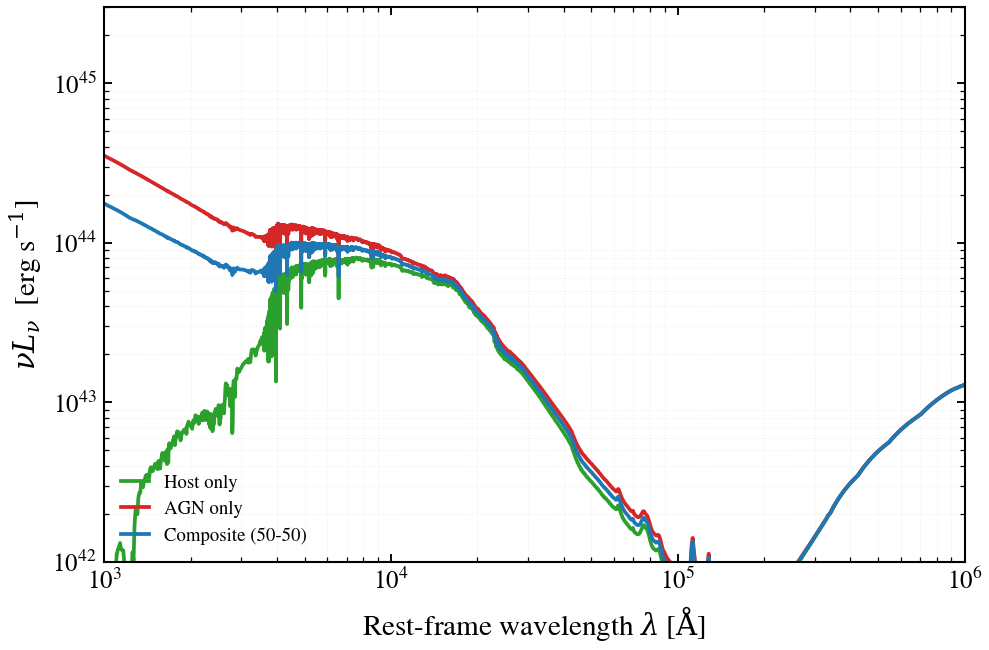

Write Python code to recreate this figure.
"""
AGN host-galaxy decomposition: disentangling Seyfert contributions
===================================================================

A Seyfert galaxy SED is decomposed photometrically by varying the AGN
contribution fraction ``agn_frac`` from 0 (pure host) to 1.0 (pure AGN)
to 0.5 (composite). how to isolate the AGN contribution
from the host galaxy using a single model and varying a structural
parameter — useful for diagnosing photometric AGN contamination.

Three traces shown:
- **Host only** (``agn_frac=0``): Star-forming galaxy, SFH + dust
- **AGN only** (``agn_frac=1.0``): Bolometric luminosity fixed
- **Composite** (``agn_frac=0.5``): 50-50 mix, physical decomposition

For real data, this three-trace pattern can be extended to a suite of
``agn_frac`` values to fit a composite Seyfert II SED photometrically.
The analytic scaling is ``L_total = (1 - frac) * L_host + frac * L_AGN``.

References

----------
.. [1] Ciesla et al. 2015, A&A, 576, A10 — Host-AGN decomposition via SED fitting
.. [2] Stalevski et al. 2017, MNRAS, 470, 3876 — IR torus models in composite SEDs
"""

import os

os.environ["TF_CPP_MIN_LOG_LEVEL"] = "2"  # suppress XLA/PjRt C++ INFO+WARNING logs

import warnings

import jax
import matplotlib.pyplot as plt
import numpy as np

import tengri
from tengri.analysis.plotting import setup_style

setup_style()
warnings.filterwarnings("ignore", message=".*BakedInBackend.*")

C_AA_PER_S = 2.998e18

ssp = tengri.load_ssp()

# Shared model components: star-forming host + dust
COMMON = dict(
    sfh={"type": "dpl", "*": tengri.FIXED, "tau_gyr": 2.0, "log_total_mass": 10.0,
         "alpha": 1.5, "beta": 1.8},
    dust={"type": "two_component", "*": tengri.FIXED, "law_bc": "calzetti",
          "tau_diff": 0.2, "tau_bc": 0.5,
          "emission": {"type": "dale2014", "*": tengri.FIXED}},
    redshift=tengri.Fixed(0.05),
)

# Base AGN configuration: Seyfert II with log_lbol = 11.5 (L_bol ~ 3e11 L_sun)
BASE_AGN = dict(
    disc={"type": "multicolor", "*": tengri.FIXED},
    torus={"type": "skirtor", "*": tengri.FIXED},
    log_lbol=11.5,
)

def _build_model(agn_frac):
    """Build a model with specified AGN fraction."""
    agn_config = {**BASE_AGN, "*": tengri.FIXED, "frac": agn_frac}
    model = tengri.SEDModel.build(ssp, agn=agn_config, **COMMON)
    p = dict(model.spec.sample(jax.random.PRNGKey(0)))
    out = model.predict_rest_sed(p)
    return np.asarray(out.wavelength), np.asarray(out.sed)

# Compute three traces: host-only, AGN-only, composite
traces = {}
for label, frac in [("Host only", 0.0), ("AGN only", 1.0), ("Composite (50-50)", 0.5)]:
    wave, sed = _build_model(frac)
    traces[label] = (wave, sed)

# Set up figure
fig, ax = plt.subplots(figsize=(7.4, 4.8))

# Plot the three traces
colors = {"Host only": "#2ca02c", "AGN only": "#d62728", "Composite (50-50)": "#1f77b4"}
wave_ref = traces["Host only"][0]
nu = C_AA_PER_S / wave_ref

for label in ["Host only", "AGN only", "Composite (50-50)"]:
    wave, sed = traces[label]
    ax.loglog(wave, nu * sed, color=colors[label], lw=1.8, label=label)

# Formatting
ax.set(
    xlabel=r"Rest-frame wavelength $\lambda$ [$\mathrm{\AA}$]",
    ylabel=r"$\nu L_\nu$  [erg s$^{-1}$]",
    xlim=(1000, 1e6),
    ylim=(1e42, 3e45),
)
ax.legend(frameon=False, fontsize=9, loc="lower left")
ax.grid(True, which="minor", alpha=0.2, linestyle=":")

plt.savefig("plot_agn_host_decomposition.png", dpi=150, bbox_inches="tight")
